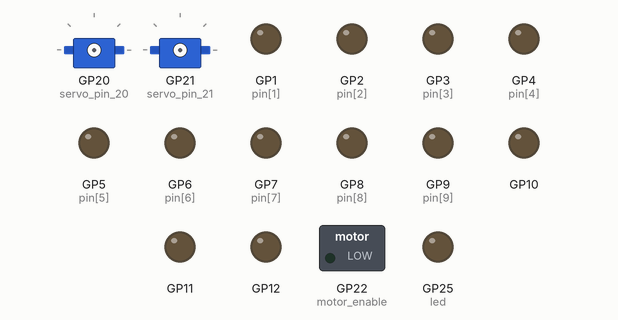
This program was run on a simulated Raspberry Pi Pico running MicroPython. On the bench: 2 × servo, switched loads named in the program (green lamp = pin HIGH), output pins drawn as LEDs (lit = HIGH). Servo angles are drawn from the pulse width (0.5 ms = 0°, 2.5 ms = 180°); what the program prints to the serial console is not drawn.

Above: at 0.05 s.
At 5.45 s:
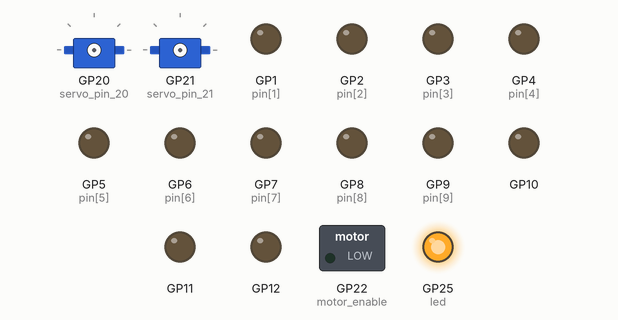
Timing chart, 0 to 7.8 s (numbered marks = the images above):
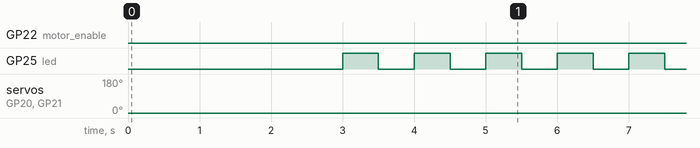

Measured:
- by itself, GP22 (motor_enable): LOW → HIGH at 9.0 s, → LOW 0.30 s later, → HIGH 0.30 s later, → LOW 0.30 s later, … (7 changes in this stretch)
- by itself, GP25 (led): LOW → HIGH at 3.0 s, → LOW 0.50 s later, → HIGH 0.50 s later, → LOW 0.50 s later, … (12 changes in this stretch)
- by itself, servo on GP20 (servo_pin_20): 0° → 92° at 11.8 s, → 180° 1.0 s later, → 0° 4.0 s later, → 92° 1.0 s later, … (14 changes in this stretch)
- by itself, servo on GP21 (servo_pin_21): 0° → 92° at 14.8 s, → 180° 1.0 s later, → 0° 4.0 s later, → 92° 1.0 s later, … (14 changes in this stretch)

The program:

main.py
```python
from includes.LLC_functions import *
# from includes.Subsystems import *
# from includes.Stepper_pin_def import *
# from includes.Subsystem_motion_sequences import *

from machine import Pin, I2C, PWM
import time
'''
    1. System basic functionalitis, tests
    2. Full feedforward control, start to end, with only the control discription
    3.

    99. A Serial communication control mode
'''

# Test code
buzzer = PWM(Pin(0))

time.sleep(3) # Prevent the rshell from grabbing the serial port
boot() # Initialize all pins to 0, beep for 6 times.

motor_enable = Pin(22, Pin.OUT)

for _ in range(3):
    motor_enable.on()
    time.sleep(0.3)
    motor_enable.off()
    time.sleep(0.3)

motor_enable.on()

# 创建PWM对象来控制舵机
servo_pin_20 = PWM(Pin(20))
servo_pin_21 = PWM(Pin(21))

# 设置PWM频率为50Hz（用于舵机控制）
servo_pin_20.freq(50)
servo_pin_21.freq(50)

# 将角度转换为PWM占空比
def set_servo_angle(servo, angle):
    # 角度范围一般为 0 到 180 度
    min_duty = 1000 # 最小占空比（1ms，代表0度）
    max_duty = 9000  # 最大占空比（2ms，代表180度）
    duty = int(min_duty + (angle / 180.0) * (max_duty - min_duty))
    servo.duty_u16(duty)

# 示例：将舵机移动到不同角度
print('Moving the servos')
motor_enable
for i in range(10):
    print(str(i) + ': Moving. ')

    set_servo_angle(servo_pin_20, 0)    # 0度
    time.sleep(1)
    set_servo_angle(servo_pin_20, 90)   # 90度
    time.sleep(1)
    set_servo_angle(servo_pin_20, 180)  # 180度
    time.sleep(1)

    # 控制第二个舵机
    set_servo_angle(servo_pin_21, 0)   # 45度
    time.sleep(1)
    set_servo_angle(servo_pin_21, 90)   # 45度
    time.sleep(1)
    set_servo_angle(servo_pin_21, 180)   # 45度
    time.sleep(1)


motor_enable.off()


# 设置PWM频率
def play_tone(frequency, duration):
    buzzer.freq(frequency)
    buzzer.duty_u16(32768)  # 设置占空比为50%，最大值为65535
    time.sleep(duration)
    buzzer.duty_u16(0)  # 停止蜂鸣器


# 示例：播放几个音调
for _ in range(3):
    play_tone(1000, 0.1)  # 1000Hz，持续1秒
    # time.sleep(1)       # 暂停1秒
    play_tone(500, 0.1)   # 500Hz，持续1秒
    # time.sleep(1)


led = Pin(25, Pin.OUT)
led.on()


# #############################################
# ###### Stage 1, System initializations ######
# '''
#     About boot.py, having boot.py makes deleting files on rp2040 really slow somehow.
# '''
# time.sleep(3) # Prevent the rshell from grabbing the serial port
# boot() # Initialize all pins to 0, beep for 6 times.


# # 初始化I2C，Pico的SDA和SCL分别是GPIO20和GPIO21
# i2c = I2C(0, scl=Pin(21), sda=Pin(20), freq=100000)

# time.sleep(5)
# # 扫描I2C总线，看看是否能找到两个Pro Mini
# devices = i2c.scan()
# print("I2C设备地址:", devices)

# # 向每个设备发送简单数据测试

# # Make sure data is less than 32 bytes


# '''
#     Notes:
#         1. Avoid I2C poor connections
#         2. Data to send in one go must be under 32 bytes

#         '''
# while(1):
#     if len(devices) == 0:
#         devices = i2c.scan()
#         print("I2C设备地址:", devices)
#         time.sleep(2)

#     if devices:
#         for device in devices:
#             # string_to_send = 'DAMN arduino {}\n'.format(device)
#             string_to_send = 'DAMN arduino 0x08'
#             # ' address {device}, HELLO!'
#             byte_data = string_to_send.encode()
#             i2c.writeto(device, byte_data)
#             print(f'Wrote to device {device}.')
#             time.sleep(2)
#     blink(2)

# #############################################
# ##### Stage 2, Control logic ######


# #############################################
# ##### Stage 3, Done ######
# pin_init()
# while(1):
#     blink(1)
#     time.sleep(1)
#     print('eepi ')
#     print()
```

LLC_functions.py
```python
from machine import Pin, PWM, ADC
import time

# This function set is for direct hardware control, the most basic functions

def pin_init():
    for i in range(26):
        pin = Pin(i, Pin.OUT)
        pin.off()

def blink(count):
    led = Pin(25, Pin.OUT)
    for i in range(count):
        led.value(1)
        time.sleep(0.5)
        led.value(0)
        time.sleep(0.5)

def boot():
    pin_init()
    blink(6)


#######################################
buzzer = PWM(Pin(0))

# 设置音符频率
tones = {
    'C4': 261,
    'D4': 293,
    'E4': 329,
    'F4': 349,
    'G4': 392,
    'A4': 440,
    'B4': 493,
    'C5': 523
}


# 设置音符播放函数
def play_tone(frequency, duration):
    buzzer.freq(frequency)
    buzzer.duty_u16(32768)  # 50%占空比
    time.sleep(duration)
    buzzer.duty_u16(0)  # 停止音调
    time.sleep(0.05)  # 短暂暂停

# 播放欢乐颂片段
def play_song():
    melody = [
        ('E4', 0.5), ('E4', 0.5), ('F4', 0.5), ('G4', 0.5),
        ('G4', 0.5), ('F4', 0.5), ('E4', 0.5), ('D4', 0.5),
        ('C4', 0.5), ('C4', 0.5), ('D4', 0.5), ('E4', 0.5),
        ('E4', 0.75), ('D4', 0.25), ('D4', 1.0)
    ]

    for note, duration in melody:
        if note in tones:
            play_tone(tones[note], duration)

# 播放曲子
# play_song()
```
